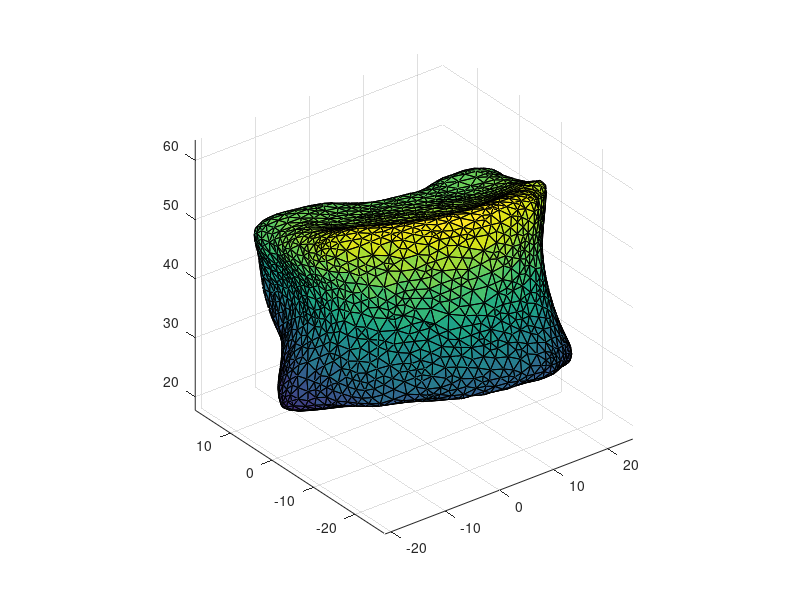

Source code (MATLAB):
% Jennifer Bishop
% 1/26/25
% The intention of this script is to convert .mat files to .txt files. 

clc
clear
close all

% Loading file

data = load('3311_surface.mat');

% Inspecting data

% disp(data)

fv = data.fv;
% disp(data.fv)

vertices = fv.vertices;
faces = fv.faces;

numVertices = size(vertices,1); % Number of vertices
indices = (1:numVertices)'; % Creating indices

% Using applicable data to make same format _ref.txt file

% values = vertices(:,1);

for i = 1:numVertices
    connected_faces = find(any(faces == i, 2));
    values(i) = connected_faces(1);
end

refData = [indices, values'];


% size(vertices)  % Should be  [n,3]
% size(faces) % Should be [m,3] or [m,4]

% Writing to txt file

output_file = '3311_surface.txt';

fileID = fopen(output_file,'w');

fprintf(fileID,'%6d %6d\n', refData');
fclose(fileID)

% Assuming 'fv' is the structure containing faces and vertices
trisurf(fv.faces, fv.vertices(:,1), fv.vertices(:,2), fv.vertices(:,3));
axis equal;


